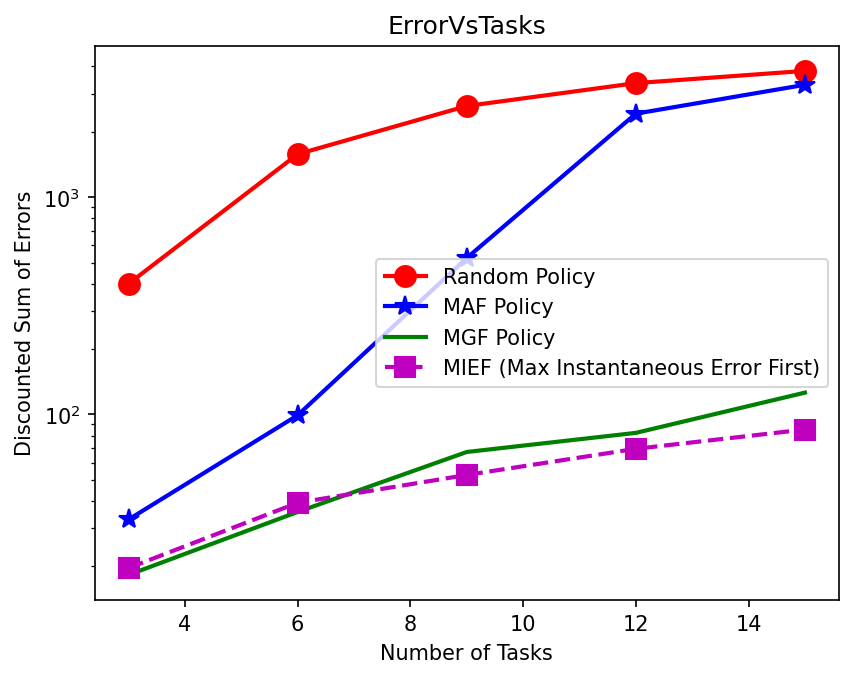

The Python source for this figure:
"""
ErrorVsTasks.py - 1:1 Python port of ErrorVsTasks.m

Sweep over number of tasks km = 3..15 step 3 with the same model-based
penalties as ErrorVsChannelsmodel.
"""
import os
import sys
import numpy as np
import matplotlib.pyplot as plt

sys.path.insert(0, os.path.dirname(os.path.abspath(__file__)))

from MGF1 import MGF1
from MAF1 import MAF1
from MIEF1 import MIEF1
from randpolicy import randpolicy


TITER = int(os.environ.get("INFOCOM_TITER", "10000"))
SEED = int(os.environ.get("INFOCOM_SEED", "0"))


def main():
    np.random.seed(SEED)
    B = 20
    # MATLAB pre-allocates p for j=1..15; we keep the same convention.
    p_full = np.zeros((15, B))
    for j in range(1, 15 + 1):
        if j % 3 == 0:
            p_full[j - 1, :B] = np.arange(1, B + 1)
        elif j % 3 == 1:
            p_full[j - 1, :B] = 10 * np.log(np.arange(1, B + 1))
        else:
            p_full[j - 1, :B] = np.exp(0.5 * np.arange(1, B + 1))

    M = 20
    N = 10
    T = 100
    Tasks = np.arange(3, 16, 3)  # MATLAB 3:3:15
    K = T
    gamma = 0.9

    pmgf = np.zeros(len(Tasks))
    pmaf = np.zeros(len(Tasks))
    pmief = np.zeros(len(Tasks))
    prand = np.zeros(len(Tasks))

    for ch in range(len(Tasks)):
        km = int(Tasks[ch])
        print(f"\n=== km = {km} ===")
        n = np.ones((M, km))
        c = np.ones((M, km)) * 2
        w = np.zeros((M, km))
        for m in range(M):
            for j in range(km):
                if (m + 1) > M / 2:
                    w[m, j] = 0.01
                else:
                    w[m, j] = 1

        p = p_full[:km, :]  # use the first km rows
        pmgf[ch] = MGF1(M, N, km, T, B, K, n, c, w, gamma, p, titer=TITER)
        pmaf[ch] = MAF1(M, N, km, T, B, K, n, c, w, gamma, p)
        pmief[ch] = MIEF1(M, N, km, T, B, K, n, c, w, gamma, p)
        prand[ch] = randpolicy(M, N, km, T, B, K, n, c, w, gamma, p)

    here = os.path.dirname(os.path.abspath(__file__))
    np.savetxt(os.path.join(here, 'ErrorVsTasks_data.csv'),
               np.column_stack([Tasks, prand, pmaf, pmgf, pmief]),
               delimiter=',', header='tasks,prand,pmaf,pmgf,pmief', comments='')

    plt.figure()
    plt.plot(Tasks, prand, 'ro-', label='Random Policy',
             linewidth=2, markersize=10)
    plt.plot(Tasks, pmaf, 'b*-', label='MAF Policy',
             linewidth=2, markersize=10)
    plt.plot(Tasks, pmgf, 'g-', label='MGF Policy',
             linewidth=2, markersize=10)
    plt.plot(Tasks, pmief, 'ms--', label='MIEF (Max Instantaneous Error First)',
             linewidth=2, markersize=10)
    plt.xlabel('Number of Tasks')
    plt.ylabel('Discounted Sum of Errors')
    plt.yscale('log')
    plt.legend()
    plt.title('ErrorVsTasks')
    out = os.path.join(here, 'ErrorVsTasks.png')
    plt.savefig(out, dpi=150, bbox_inches='tight')
    print(f"\nSaved plot to {out}")
    plt.show()


if __name__ == "__main__":
    main()
